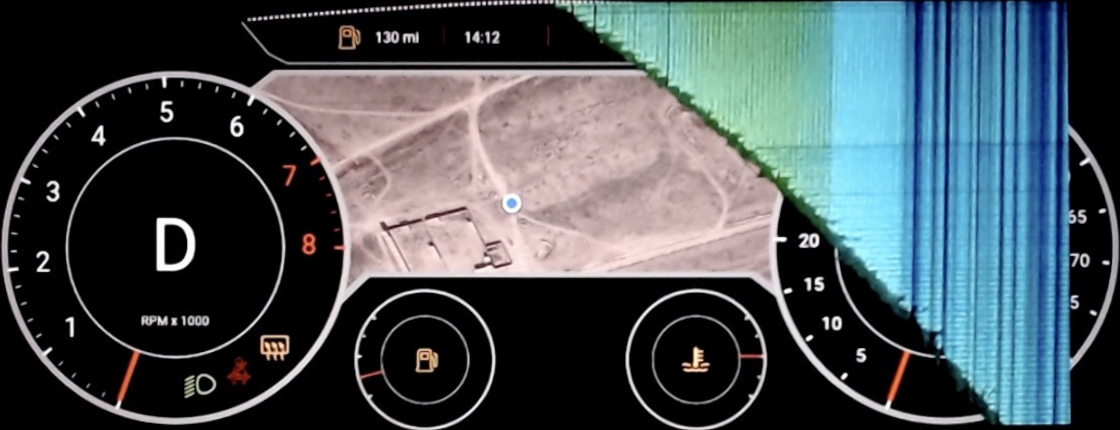
#> input picture Data/TestSet1/test1/cam-low-exposure.png, 1120 x 430 px, given in place of unobstructed-aligned.png, which was not available
$ python PitieColorTransfer.py
#> lines starting #> are read from the running program, lines starting #| are printed output that depends on the picture; pictures that were not available may be replaced by others from this repository, and a replacement may not be noted
import numpy as np
import cv2
import scipy as sp

import logging


#log = logging.getLogger('colour_transfer')

eps = np.finfo(float).eps


def colour_transfer_mkl(x0, x1):
    a = np.cov(x0.T)
    b = np.cov(x1.T)

    Da2, Ua = np.linalg.eig(a)
    Da = np.diag(np.sqrt(Da2.clip(eps, None)))

    C = np.dot(np.dot(np.dot(np.dot(Da, Ua.T), b), Ua), Da)

    Dc2, Uc = np.linalg.eig(C)
    Dc = np.diag(np.sqrt(Dc2.clip(eps, None)))

    Da_inv = np.diag(1. / (np.diag(Da)))

    t = np.dot(np.dot(np.dot(np.dot(np.dot(np.dot(Ua, Da_inv), Uc), Dc), Uc.T), Da_inv), Ua.T)

    mx0 = np.mean(x0, axis=0)
    mx1 = np.mean(x1, axis=0)

    return np.dot(x0 - mx0, t) + mx1


def colour_transfer_idt(i0, i1, bins=300, n_rot=10, relaxation=1):
    n_dims = i0.shape[1]

    d0 = i0.T
    d1 = i1.T

    for i in range(n_rot):

        r = sp.stats.special_ortho_group.rvs(n_dims).astype(np.float32)

        d0r = np.dot(r, d0)
        d1r = np.dot(r, d1)
        d_r = np.empty_like(d0)

        for j in range(n_dims):
            lo = min(d0r[j].min(), d1r[j].min())
            hi = max(d0r[j].max(), d1r[j].max())

            p0r, edges = np.histogram(d0r[j], bins=bins, range=[lo, hi])
            p1r, _ = np.histogram(d1r[j], bins=bins, range=[lo, hi])

            cp0r = p0r.cumsum().astype(np.float32)
            cp0r /= cp0r[-1]

            cp1r = p1r.cumsum().astype(np.float32)
            cp1r /= cp1r[-1]

            f = np.interp(cp0r, cp1r, edges[1:])

            d_r[j] = np.interp(d0r[j], edges[1:], f, left=0, right=bins)

        d0 = relaxation * np.linalg.solve(r, (d_r - d0r)) + d0

        #log.debug('Iteration %d/%d completed.', i + 1, n_rot)

    return d0.T


def test():
    observed = cv2.imread("/Users/aidan/PycharmProjects/DYSCO/Data/TestingDiffDiff/test1/unobstructed-aligned.png")
#> observed is the input picture: shape (430, 1120, 3); mean B, G, R 85.5, 80.4, 70.2
    expected = cv2.imread("/Users/aidan/PycharmProjects/DYSCO/Data/TestingDiffDiff/test1/expected.png")
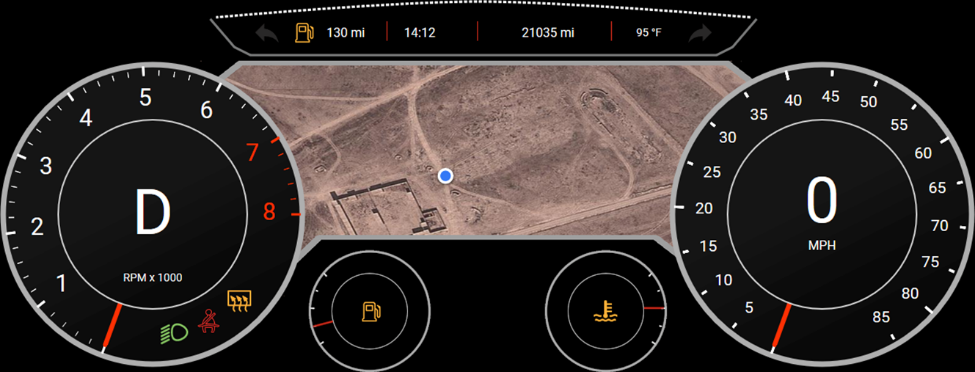
#> input picture Data/TestSet1/test1/expected.png, 975 x 372 px, found by its file name
#> expected is the input picture: shape (372, 975, 3); mean B, G, R 41.1, 42.9, 48.9
    cv2.imshow("observed", observed)
    cv2.imshow("expected", expected)
    original_shape = observed.shape
#> original_shape = (430, 1120, 3)
    observed, expected = observed.reshape(-1, observed.shape[-1]), expected.reshape(-1, expected.shape[-1])
    out = colour_transfer_idt(observed, expected)
    out = out.reshape(original_shape)
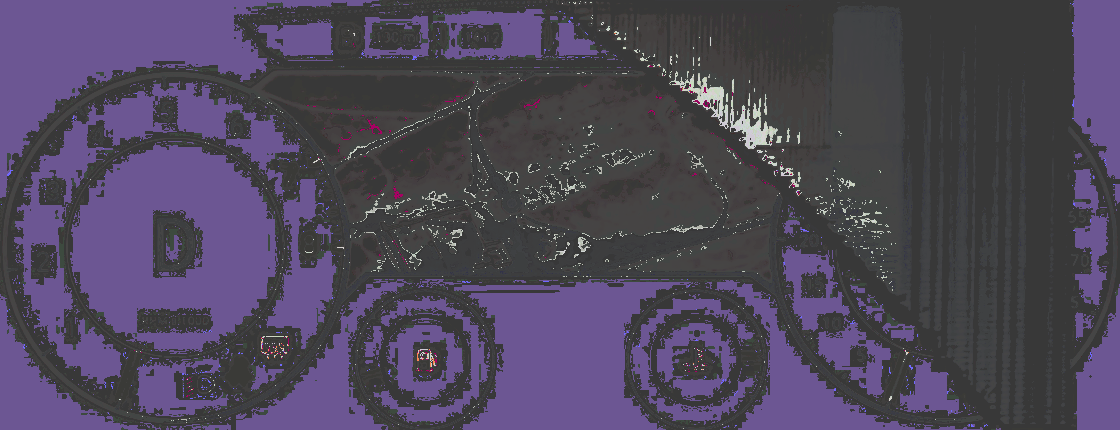
#> out: shape (430, 1120, 3) float32; mean of channels 0, 1, 2 56.1, 23.4, 35.6; drawn with min black and max white
    cv2.imshow("transfered colors", out)
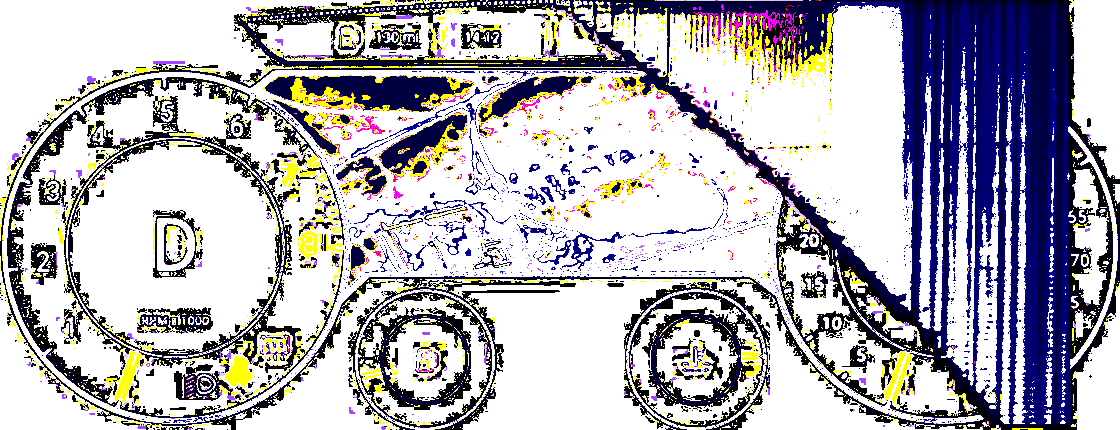
#> window 'transfered colors': shape (430, 1120, 3); mean B, G, R 184.6, 175.9, 178.8
    cv2.waitKey()


if __name__ == "__main__":
    test()
